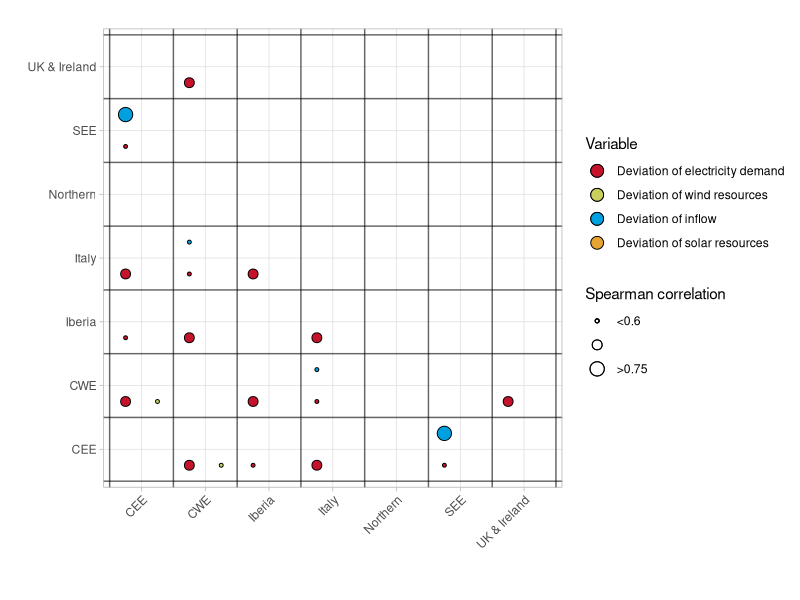

Generate this figure with R:
# This code has been used to generate the figures in the following report:
# De Felice, M., Busch, S., Kanellopoulos, K., Kavvadias, K. and Hidalgo Gonzalez, I.,
# Power system flexibility in a variable climate,
# ISBN 978-92-76-18183-5 (online), doi:10.2760/75312 (online)
# This code is released under Creative Commons Attribution 4.0 International (CC BY 4.0) licence
# (https://creativecommons.org/licenses/by/4.0/).

library(tidyverse)

toplot <- read_csv("data_figure40.csv") %>%
  mutate(
    size_class = cut(corr, breaks = c(0, 0.6, 0.75, Inf), labels = c("<0.6", " ", ">0.75"))
  )

g <- ggplot(toplot, aes(
  x = from_region, y = to_region,
  size = size_class,
  fill = from_variable
)) +
  geom_point(
    data = toplot %>%
      dplyr::filter(from_variable == "demand_anom"),
    position = position_nudge(x = -0.25, y = -0.25), shape = 21
  ) +
  geom_point(
    data = toplot %>%
      dplyr::filter(from_variable == "wind_anom"),
    position = position_nudge(x = +0.25, y = -0.25), shape = 21
  ) +
  geom_point(
    data = toplot %>%
      dplyr::filter(from_variable == "solar_anom"),
    position = position_nudge(x = 0.25, y = 0.25), shape = 21
  ) +
  geom_point(
    data = toplot %>%
      dplyr::filter(from_variable == "inflow_anom"),
    position = position_nudge(x = -0.25, y = 0.25), shape = 21
  ) +
  geom_vline(xintercept = seq(0.5, 8.5, 1), colour = "black", alpha = 0.6) +
  geom_hline(yintercept = seq(0.5, 8.5, 1), colour = "black", alpha = 0.6) +
  coord_equal() +
  labs(x = "", y = "") +
  scale_size_manual(
    values = c("<0.6" = 1, " " = 3, ">0.75" = 4.5),
    limits = c("<0.6", " ", ">0.75"),
    name = "Spearman correlation"
  ) +
  scale_fill_manual(
    values = c(
      "wind_anom" = "#c9cf5c",
      "inflow_anom" = "#00a0e1ff",
      "solar_anom" = "#e6a532",
      "demand_anom" = "#c4132a"
    ),
    limits = c("demand_anom", "wind_anom", "inflow_anom", "solar_anom"),
    labels = c(
      "demand_anom" = "Deviation of electricity demand",
      "inflow_anom" = "Deviation of inflow",
      "solar_anom" = "Deviation of solar resources",
      "wind_anom" = "Deviation of wind resources"
    ),
    name = "Variable",
    drop = FALSE
  ) +
  guides(fill = guide_legend(override.aes = list(size = 4))) +
  theme_light() +
  theme(axis.text.x = element_text(angle = 45, hjust = 1))

ggsave("figure40.png", width = 5.5, height = 3.5)
